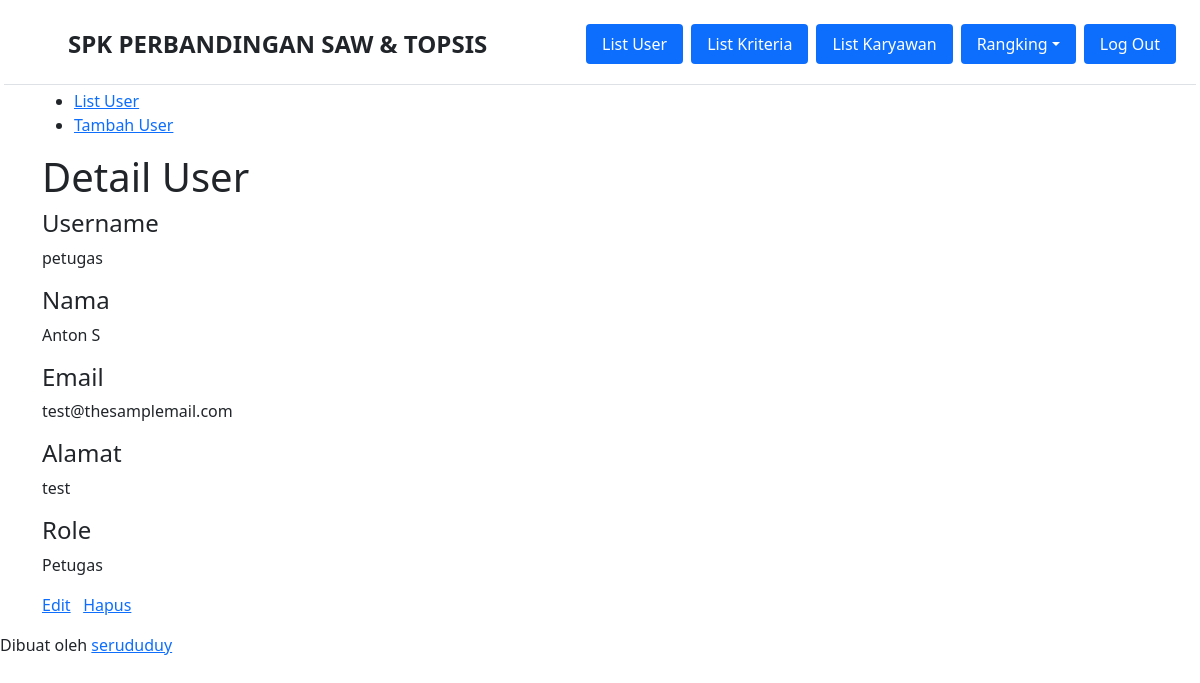
The page /single-user.php?id=7 (signed in) on the database its author committed.
### tables this page shows
CREATE TABLE `user` (
  `id_user` int(5) NOT NULL,
  `username` varchar(16) NOT NULL,
  `password` varchar(50) NOT NULL,
  `nama` varchar(70) NOT NULL,
  `email` varchar(50) DEFAULT NULL,
  `alamat` varchar(100) DEFAULT NULL,
  `role` char(1) NOT NULL
);

### single-user.php (the view, shortened to what this page needs)
<?php require_once('includes/init.php'); ?>
<?php
$ada_error = false;
$result = '';
$id_user = (isset($_GET['id'])) ? trim($_GET['id']) : '';
if(!$id_user) {
	$ada_error = 'Maaf, data tidak dapat diproses.';
} else {
	$query = $pdo->prepare('SELECT id_user, username, nama, email, alamat, role FROM user WHERE user.id_user = :id_user');
	$query->execute(array('id_user' => $id_user));
	$result = $query->fetch();
}
?>
<?php
$judul_page = 'Detail User';
require_once('template-parts/header.php');
?>
	<div class="main-content-row">
	<div class="container clearfix">
		<?php include_once('template-parts/sidebar-user.php'); ?>
		<div class="main-content the-content">
			<h1><?php echo $judul_page; ?></h1>
			<?php if($ada_error): ?>
				<?php echo '<p>'.$ada_error.'</p>'; ?>
			<?php elseif(!empty($result)): ?>
				<h4>Username</h4>
				<p><?php echo $result['username']; ?></p>
				<h4>Nama</h4>
				<p><?php echo $result['nama']; ?></p>
				<h4>Email</h4>
				<p><?php echo $result['email']; ?></p>
				<h4>Alamat</h4>
				<p><?php echo $result['alamat']; ?></p>
				<h4>Role</h4>
				<p><?php
				if($result['role'] == 1) {
					echo 'Administrator';
				} elseif($result['role'] == 2) {
					echo 'Petugas';
				}
				?></p>
			<?php endif; ?>
			<p><a href="edit-user.php?id=<?php echo $id_user; ?>" class="button"> Edit</a> <a href="hapus-user.php?id=<?php echo $id_user; ?>" class="button button-red yaqin-hapus"> Hapus</a></p>
		</div>
	</div>
	</div>
<?php
require_once('template-parts/footer.php');

### rows shown on the page
user: username "petugas", nama "Anton S", email "test@thesamplemail.com", alamat "test"

### other values the page prints
$judul_page "Detail User"
